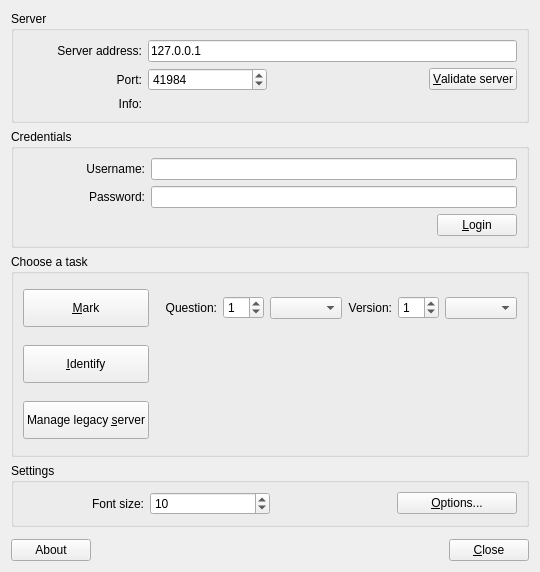
<?xml version="1.0" encoding="UTF-8"?>
<ui version="4.0">
 <author>
  Copyright (C) 2018-2023 The Plom Project Developers
  SPDX-License-Identifier: AGPL-3.0-or-later
 </author>
 <class>Chooser</class>
 <widget class="QWidget" name="Chooser">
  <property name="geometry">
   <rect>
    <x>0</x>
    <y>0</y>
    <width>540</width>
    <height>572</height>
   </rect>
  </property>
  <property name="windowTitle">
   <string>Plom Client</string>
  </property>
  <layout class="QVBoxLayout" name="verticalLayout">
   <item>
    <widget class="QGroupBox" name="serverGBox">
     <property name="enabled">
      <bool>true</bool>
     </property>
     <property name="title">
      <string>Server</string>
     </property>
     <layout class="QGridLayout" name="gridLayout" columnstretch="1,1,1,1">
      <item row="3" column="1" colspan="3">
       <widget class="QLabel" name="infoLabel">
        <property name="text">
         <string/>
        </property>
       </widget>
      </item>
      <item row="3" column="0">
       <widget class="QLabel" name="infoLabelStatic">
        <property name="text">
         <string>Info:</string>
        </property>
        <property name="alignment">
         <set>Qt::AlignRight|Qt::AlignTrailing|Qt::AlignVCenter</set>
        </property>
       </widget>
      </item>
      <item row="1" column="0">
       <widget class="QLabel" name="serverLabel">
        <property name="text">
         <string>Server address:</string>
        </property>
        <property name="alignment">
         <set>Qt::AlignRight|Qt::AlignTrailing|Qt::AlignVCenter</set>
        </property>
       </widget>
      </item>
      <item row="2" column="2" colspan="2">
       <layout class="QHBoxLayout" name="horizontalLayout_5">
        <item>
         <spacer name="horizontalSpacer">
          <property name="orientation">
           <enum>Qt::Horizontal</enum>
          </property>
          <property name="sizeType">
           <enum>QSizePolicy::Expanding</enum>
          </property>
          <property name="sizeHint" stdset="0">
           <size>
            <width>40</width>
            <height>20</height>
           </size>
          </property>
         </spacer>
        </item>
        <item>
         <widget class="QPushButton" name="getServerInfoButton">
          <property name="text">
           <string>&amp;Validate server</string>
          </property>
         </widget>
        </item>
       </layout>
      </item>
      <item row="2" column="0">
       <widget class="QLabel" name="mportLabel">
        <property name="text">
         <string>Port:</string>
        </property>
        <property name="alignment">
         <set>Qt::AlignRight|Qt::AlignTrailing|Qt::AlignVCenter</set>
        </property>
       </widget>
      </item>
      <item row="1" column="1" colspan="3">
       <widget class="QLineEdit" name="serverLE">
        <property name="text">
         <string>127.0.0.1</string>
        </property>
       </widget>
      </item>
      <item row="2" column="1">
       <widget class="QSpinBox" name="mportSB">
        <property name="maximum">
         <number>65535</number>
        </property>
        <property name="value">
         <number>41984</number>
        </property>
       </widget>
      </item>
     </layout>
    </widget>
   </item>
   <item>
    <widget class="QGroupBox" name="userGBox">
     <property name="enabled">
      <bool>true</bool>
     </property>
     <property name="title">
      <string>Credentials</string>
     </property>
     <layout class="QGridLayout" name="gridLayout_3" columnstretch="1,3">
      <item row="0" column="0">
       <widget class="QLabel" name="label">
        <property name="text">
         <string>Username:</string>
        </property>
        <property name="alignment">
         <set>Qt::AlignRight|Qt::AlignTrailing|Qt::AlignVCenter</set>
        </property>
       </widget>
      </item>
      <item row="2" column="1">
       <widget class="QFrame" name="frame">
        <layout class="QHBoxLayout" name="horizontalLayout_3">
         <property name="leftMargin">
          <number>0</number>
         </property>
         <property name="topMargin">
          <number>0</number>
         </property>
         <property name="rightMargin">
          <number>0</number>
         </property>
         <property name="bottomMargin">
          <number>0</number>
         </property>
         <item>
          <widget class="QLabel" name="loginInfoLabel">
           <property name="text">
            <string/>
           </property>
          </widget>
         </item>
         <item>
          <spacer name="horizontalSpacer_6">
           <property name="orientation">
            <enum>Qt::Horizontal</enum>
           </property>
           <property name="sizeHint" stdset="0">
            <size>
             <width>40</width>
             <height>20</height>
            </size>
           </property>
          </spacer>
         </item>
         <item>
          <widget class="QPushButton" name="loginButton">
           <property name="text">
            <string>&amp;Login</string>
           </property>
          </widget>
         </item>
        </layout>
       </widget>
      </item>
      <item row="1" column="1">
       <widget class="QLineEdit" name="passwordLE">
        <property name="echoMode">
         <enum>QLineEdit::Password</enum>
        </property>
       </widget>
      </item>
      <item row="1" column="0">
       <widget class="QLabel" name="label_2">
        <property name="text">
         <string>Password:</string>
        </property>
        <property name="alignment">
         <set>Qt::AlignRight|Qt::AlignTrailing|Qt::AlignVCenter</set>
        </property>
       </widget>
      </item>
      <item row="0" column="1">
       <widget class="QLineEdit" name="userLE"/>
      </item>
     </layout>
    </widget>
   </item>
   <item>
    <widget class="QGroupBox" name="markGBox">
     <property name="enabled">
      <bool>true</bool>
     </property>
     <property name="sizePolicy">
      <sizepolicy hsizetype="Preferred" vsizetype="Preferred">
       <horstretch>0</horstretch>
       <verstretch>1</verstretch>
      </sizepolicy>
     </property>
     <property name="title">
      <string>Choose a task</string>
     </property>
     <layout class="QGridLayout" name="gridLayout_2" rowstretch="1,6,2,6,2,6,1" columnstretch="3,0,0,1,0,1,1">
      <item row="3" column="0">
       <widget class="QPushButton" name="identifyButton">
        <property name="sizePolicy">
         <sizepolicy hsizetype="Minimum" vsizetype="MinimumExpanding">
          <horstretch>0</horstretch>
          <verstretch>0</verstretch>
         </sizepolicy>
        </property>
        <property name="text">
         <string>&amp;Identify</string>
        </property>
       </widget>
      </item>
      <item row="1" column="6">
       <spacer name="horizontalSpacer_4">
        <property name="orientation">
         <enum>Qt::Horizontal</enum>
        </property>
        <property name="sizeHint" stdset="0">
         <size>
          <width>32</width>
          <height>20</height>
         </size>
        </property>
       </spacer>
      </item>
      <item row="1" column="2">
       <widget class="QLabel" name="pgLabel">
        <property name="text">
         <string>Question:</string>
        </property>
        <property name="alignment">
         <set>Qt::AlignRight|Qt::AlignTrailing|Qt::AlignVCenter</set>
        </property>
       </widget>
      </item>
      <item row="0" column="0">
       <spacer name="verticalSpacer_3">
        <property name="orientation">
         <enum>Qt::Vertical</enum>
        </property>
        <property name="sizeHint" stdset="0">
         <size>
          <width>20</width>
          <height>4</height>
         </size>
        </property>
       </spacer>
      </item>
      <item row="1" column="4">
       <widget class="QLabel" name="vlabel">
        <property name="text">
         <string>Version:</string>
        </property>
        <property name="alignment">
         <set>Qt::AlignRight|Qt::AlignTrailing|Qt::AlignVCenter</set>
        </property>
       </widget>
      </item>
      <item row="1" column="3">
       <layout class="QHBoxLayout" name="pgLayout">
        <item>
         <widget class="QSpinBox" name="pgSB">
          <property name="value">
           <number>1</number>
          </property>
         </widget>
        </item>
        <item>
         <widget class="QComboBox" name="pgDrop"/>
        </item>
       </layout>
      </item>
      <item row="1" column="5">
       <layout class="QHBoxLayout" name="vLayout">
        <item>
         <widget class="QSpinBox" name="vSB">
          <property name="value">
           <number>1</number>
          </property>
         </widget>
        </item>
        <item>
         <widget class="QComboBox" name="vDrop"/>
        </item>
       </layout>
      </item>
      <item row="2" column="0">
       <spacer name="verticalSpacer">
        <property name="orientation">
         <enum>Qt::Vertical</enum>
        </property>
        <property name="sizeHint" stdset="0">
         <size>
          <width>20</width>
          <height>5</height>
         </size>
        </property>
       </spacer>
      </item>
      <item row="6" column="0">
       <spacer name="verticalSpacer_4">
        <property name="orientation">
         <enum>Qt::Vertical</enum>
        </property>
        <property name="sizeHint" stdset="0">
         <size>
          <width>20</width>
          <height>4</height>
         </size>
        </property>
       </spacer>
      </item>
      <item row="1" column="0">
       <widget class="QPushButton" name="markButton">
        <property name="sizePolicy">
         <sizepolicy hsizetype="MinimumExpanding" vsizetype="MinimumExpanding">
          <horstretch>0</horstretch>
          <verstretch>0</verstretch>
         </sizepolicy>
        </property>
        <property name="text">
         <string>&amp;Mark</string>
        </property>
       </widget>
      </item>
      <item row="5" column="0">
       <widget class="QPushButton" name="manageButton">
        <property name="sizePolicy">
         <sizepolicy hsizetype="Minimum" vsizetype="MinimumExpanding">
          <horstretch>0</horstretch>
          <verstretch>0</verstretch>
         </sizepolicy>
        </property>
        <property name="text">
         <string>Manage legacy &amp;server</string>
        </property>
       </widget>
      </item>
      <item row="4" column="0">
       <spacer name="verticalSpacer_2">
        <property name="orientation">
         <enum>Qt::Vertical</enum>
        </property>
        <property name="sizeHint" stdset="0">
         <size>
          <width>20</width>
          <height>5</height>
         </size>
        </property>
       </spacer>
      </item>
      <item row="1" column="1">
       <spacer name="horizontalSpacer_5">
        <property name="orientation">
         <enum>Qt::Horizontal</enum>
        </property>
        <property name="sizeHint" stdset="0">
         <size>
          <width>16</width>
          <height>20</height>
         </size>
        </property>
       </spacer>
      </item>
     </layout>
    </widget>
   </item>
   <item>
    <widget class="QGroupBox" name="settingsBox">
     <property name="title">
      <string>Settings</string>
     </property>
     <layout class="QHBoxLayout" name="horizontalLayout_2" stretch="1,1,1,1">
      <item>
       <widget class="QLabel" name="fontLabel">
        <property name="sizePolicy">
         <sizepolicy hsizetype="Expanding" vsizetype="Preferred">
          <horstretch>0</horstretch>
          <verstretch>0</verstretch>
         </sizepolicy>
        </property>
        <property name="text">
         <string>Font size:</string>
        </property>
        <property name="alignment">
         <set>Qt::AlignRight|Qt::AlignTrailing|Qt::AlignVCenter</set>
        </property>
       </widget>
      </item>
      <item>
       <widget class="QSpinBox" name="fontSB">
        <property name="sizePolicy">
         <sizepolicy hsizetype="Expanding" vsizetype="Fixed">
          <horstretch>0</horstretch>
          <verstretch>0</verstretch>
         </sizepolicy>
        </property>
        <property name="minimum">
         <number>4</number>
        </property>
        <property name="maximum">
         <number>24</number>
        </property>
        <property name="value">
         <number>10</number>
        </property>
       </widget>
      </item>
      <item>
       <spacer name="horizontalSpacer_2">
        <property name="orientation">
         <enum>Qt::Horizontal</enum>
        </property>
        <property name="sizeHint" stdset="0">
         <size>
          <width>0</width>
          <height>0</height>
         </size>
        </property>
       </spacer>
      </item>
      <item>
       <widget class="QPushButton" name="optionsButton">
        <property name="text">
         <string>&amp;Options...</string>
        </property>
       </widget>
      </item>
     </layout>
    </widget>
   </item>
   <item>
    <widget class="QFrame" name="taskGBox">
     <property name="sizePolicy">
      <sizepolicy hsizetype="Preferred" vsizetype="Minimum">
       <horstretch>0</horstretch>
       <verstretch>0</verstretch>
      </sizepolicy>
     </property>
     <layout class="QHBoxLayout" name="horizontalLayout">
      <property name="leftMargin">
       <number>0</number>
      </property>
      <property name="topMargin">
       <number>6</number>
      </property>
      <property name="rightMargin">
       <number>0</number>
      </property>
      <property name="bottomMargin">
       <number>0</number>
      </property>
      <item>
       <widget class="QPushButton" name="aboutButton">
        <property name="text">
         <string>About</string>
        </property>
       </widget>
      </item>
      <item>
       <spacer name="horizontalSpacer_3">
        <property name="orientation">
         <enum>Qt::Horizontal</enum>
        </property>
        <property name="sizeHint" stdset="0">
         <size>
          <width>0</width>
          <height>0</height>
         </size>
        </property>
       </spacer>
      </item>
      <item>
       <widget class="QPushButton" name="closeButton">
        <property name="text">
         <string>&amp;Close</string>
        </property>
       </widget>
      </item>
     </layout>
    </widget>
   </item>
  </layout>
 </widget>
 <tabstops>
  <tabstop>serverLE</tabstop>
  <tabstop>mportSB</tabstop>
  <tabstop>getServerInfoButton</tabstop>
  <tabstop>userLE</tabstop>
  <tabstop>passwordLE</tabstop>
  <tabstop>markButton</tabstop>
  <tabstop>pgSB</tabstop>
  <tabstop>pgDrop</tabstop>
  <tabstop>vSB</tabstop>
  <tabstop>vDrop</tabstop>
  <tabstop>identifyButton</tabstop>
  <tabstop>manageButton</tabstop>
  <tabstop>fontSB</tabstop>
  <tabstop>optionsButton</tabstop>
  <tabstop>aboutButton</tabstop>
  <tabstop>closeButton</tabstop>
 </tabstops>
 <resources/>
 <connections/>
</ui>
